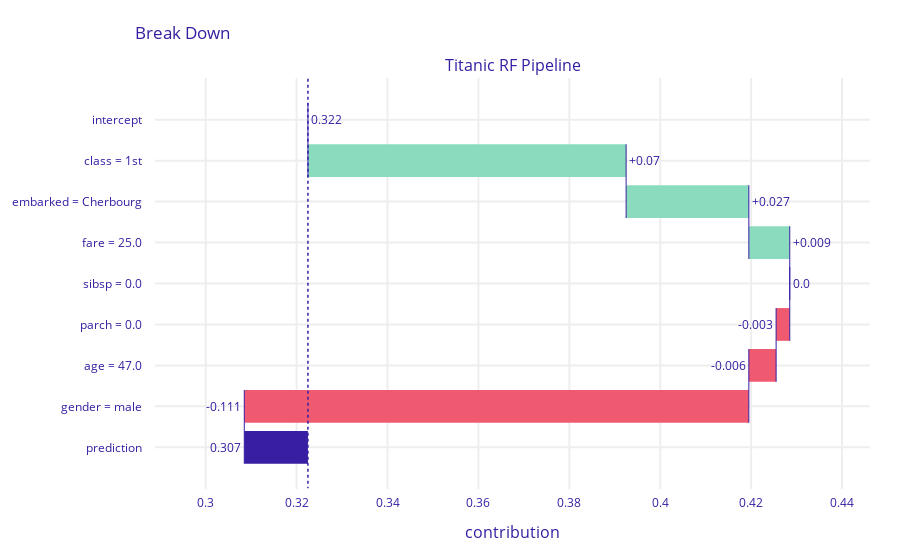

Write notebook code for a chart like this one.
### Code cell
#configure_plotly_browser_state()
bd_henry.plot()

### Figure 1 — Plotly figure (JSON) as saved in the notebook; plotly's stock layout.template omitted (floating-point values rounded to 4 significant figures)
{"data": [{"base": 0.3225, "connector": {"line": {"color": "#371ea3", "dash": "solid", "width": 1}, "mode": "spanning"}, "decreasing": {"marker": {"color": "#f05a71"}}, "hoverinfo": "text+delta", "hoverlabel": {"bgcolor": "rgba(0, 0, 0, 0.8)"}, "hovertext": ["Average response: 0.322<br>Prediction: 0.307", "class = 1st<br>increases average response by", "embarked = Cherbourg<br>increases average response by", "fare = 25.0<br>increases average response by", "sibsp = 0.0<br>decreases average response by", "parch = 0.0<br>decreases average response by", "age = 47.0<br>decreases average response by", "gender = male<br>decreases average response by", "Average response: 0.322<br>Prediction: 0.307"], "increasing": {"marker": {"color": "#8bdcbe"}}, "measure": ["relative", "relative", "relative", "relative", "relative", "relative", "relative", "relative", "total"], "orientation": "h", "showlegend": false, "text": ["0.322", "+0.07", "+0.027", "+0.009", "0.0", "-0.003", "-0.006", "-0.111", "0.307"], "textposition": "outside", "totals": {"marker": {"color": "#371ea3"}}, "type": "waterfall", "x": [0, 0.07, 0.027, 0.009, 0, -0.003, -0.006, -0.111, -0.016], "xaxis": "x", "y": ["intercept", "class = 1st", "embarked = Cherbourg", "fare = 25.0", "sibsp = 0.0", "parch = 0.0", "age = 47.0", "gender = male", "prediction"], "yaxis": "y"}], "layout": {"annotations": [{"font": {"size": 16}, "showarrow": false, "text": "Titanic RF Pipeline", "x": 0.5, "xanchor": "center", "xref": "paper", "y": 1, "yanchor": "bottom", "yref": "paper"}, {"font": {"size": 16}, "showarrow": false, "text": "contribution", "x": 0.5, "xanchor": "center", "xref": "paper", "y": 0, "yanchor": "top", "yref": "paper", "yshift": -30}], "autosize": true, "font": {"color": "#371ea3"}, "margin": {"b": 71, "r": 30, "t": 78}, "shapes": [{"line": {"color": "#371ea3", "dash": "dot", "width": 1.5}, "type": "line", "x0": 0.3225, "x1": 0.3225, "xref": "x", "y0": -1, "y1": 9, "yref": "y"}], "title": {"text": "Break Down", "x": 0.15}, "xaxis": {"anchor": "y", "automargin": true, "domain": [0, 1], "fixedrange": true, "gridwidth": 2, "range": [0.2888, 0.4461], "tickcolor": "white", "ticklen": 3, "ticks": "outside", "type": "linear", "zeroline": false}, "yaxis": {"anchor": "x", "automargin": true, "autorange": true, "domain": [0, 1], "fixedrange": true, "gridwidth": 2, "range": [9.036, -1.036], "tickcolor": "white", "ticklen": 10, "ticks": "outside", "type": "category"}}}
